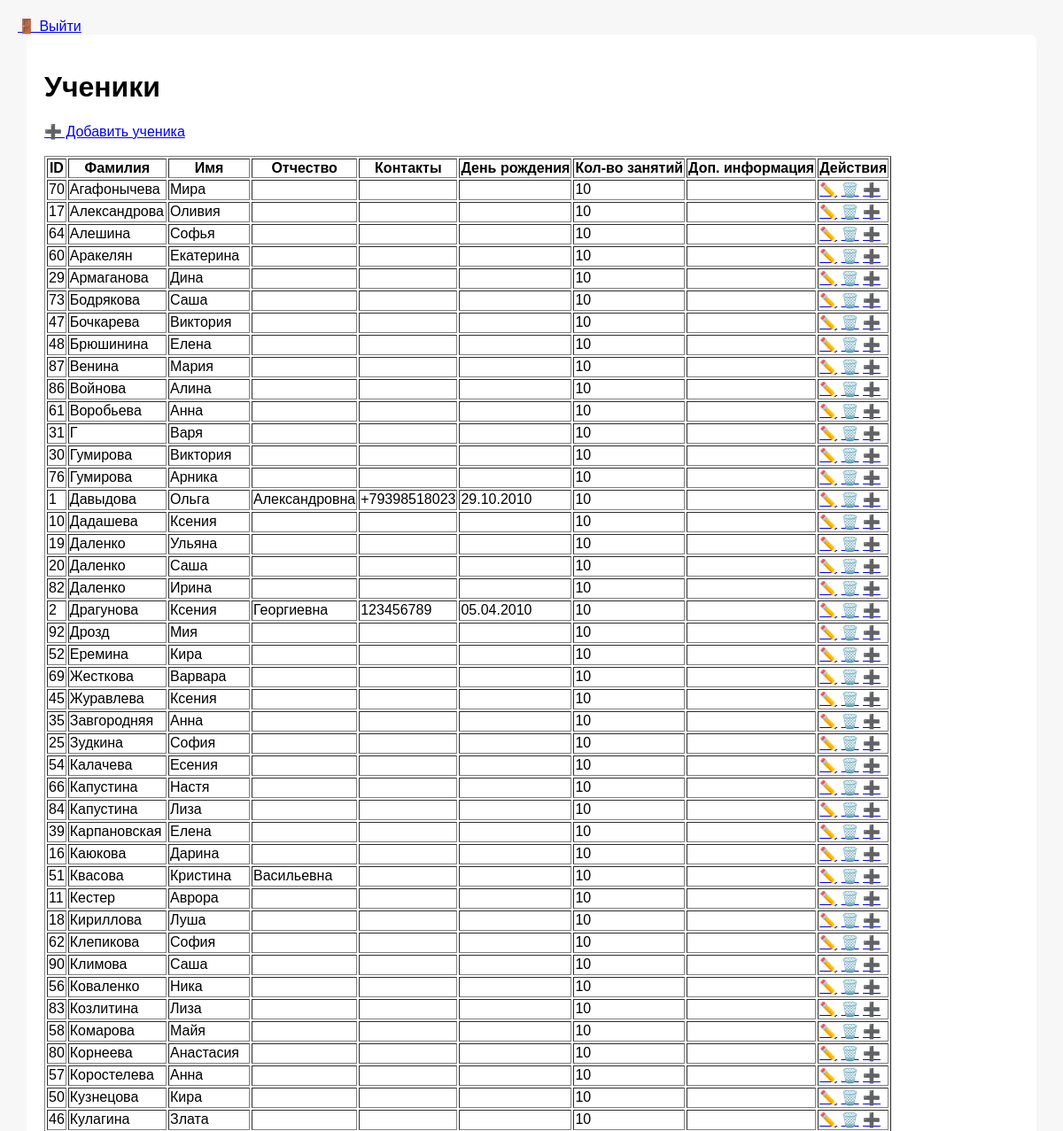
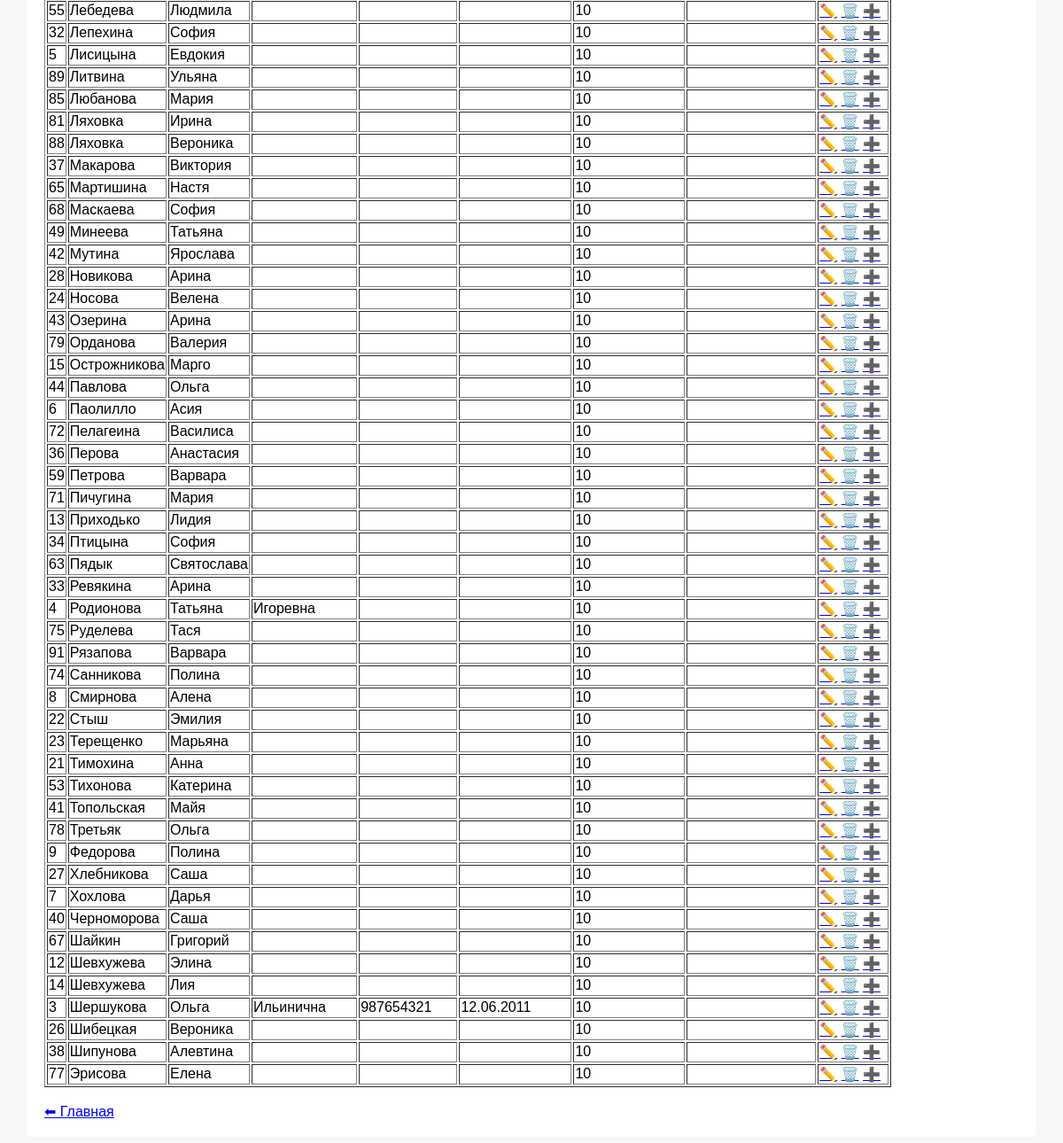
The page /students (signed in) on the database as committed earlier (2 pictures, top to bottom).
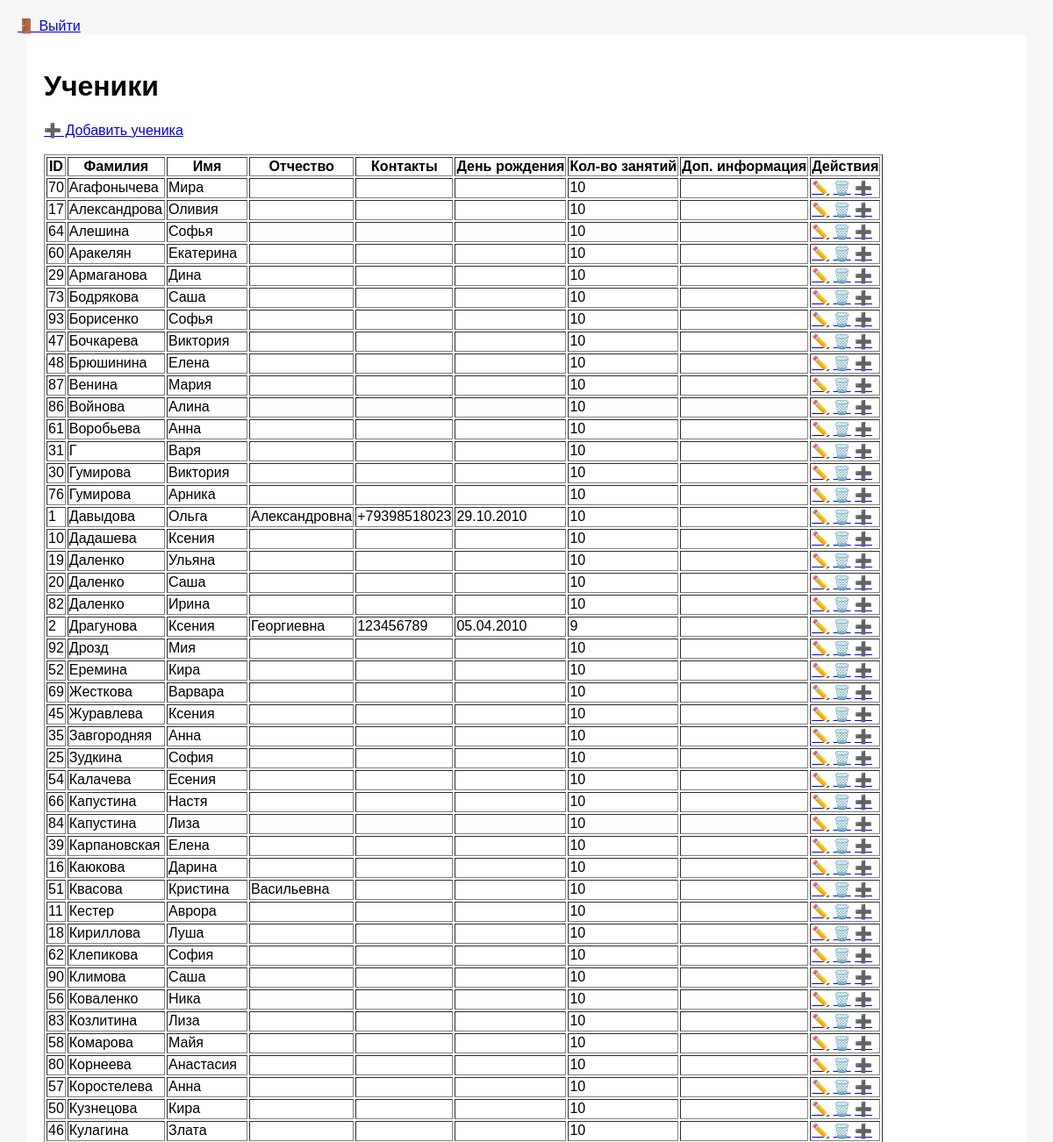
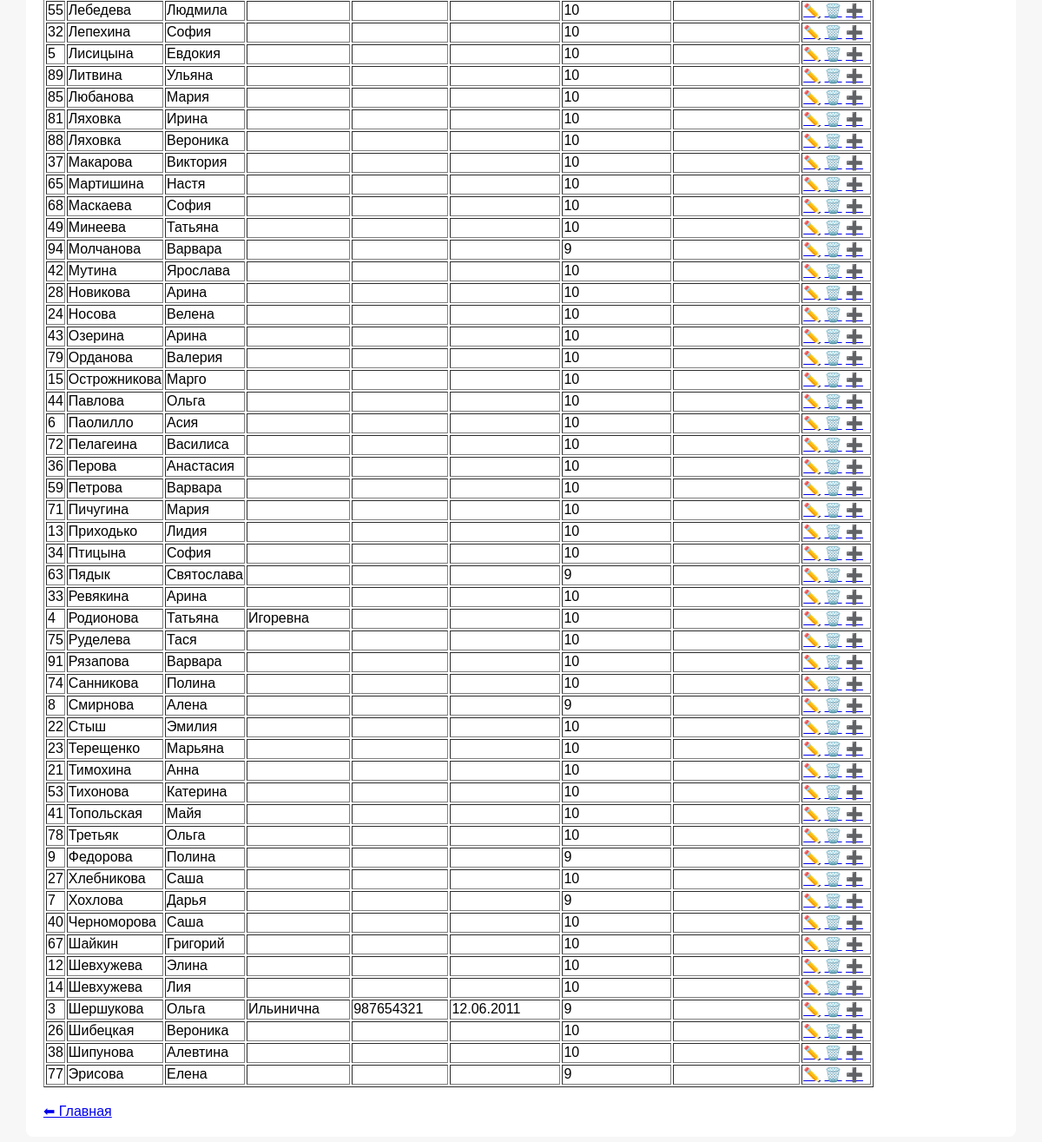
The same page on the database as committed later (2 pictures, top to bottom).
### tables this page shows
CREATE TABLE students
                   (
                       id INTEGER PRIMARY KEY AUTOINCREMENT,
                       first_name TEXT NOT NULL,
                       last_name TEXT NOT NULL,
                       middle_name TEXT,
                       contacts TEXT,
                       birthday TEXT,
                       lessons_count INTEGER,
                       additional_info TEXT,
                       creation_date TEXT
                   );

### app.py (the view)
    def wrapper(*args, **kwargs):
        if "user" not in session:
            return redirect(url_for("login"))
        return fn(*args, **kwargs)

### app.py (called while the page is built)
def login_required(fn):
    def wrapper(*args, **kwargs):
        if "user" not in session:
            return redirect(url_for("login"))
        return fn(*args, **kwargs)
    wrapper.__name__ = fn.__name__
    return wrapper

@app.route("/students")
@login_required
def students():
    students = db.get_all_students()
    return render_template("students.html", students=students)

@app.template_filter("ru_date")
@login_required
def ru_date(value):
    if not value:
        return ""
    for fmt in ("%Y.%m.%d", "%Y-%m-%d"):
        try:
            return datetime.strptime(value, fmt).strftime("%d.%m.%Y")
        except ValueError:
            pass
    return value  # если формат неожиданный

### database.py (called while the page is built)
def get_connection():
    conn = sqlite3.connect(DB_NAME)
    conn.row_factory = sqlite3.Row
    return conn

def get_all_students():
    conn = get_connection()
    students = conn.execute("SELECT * FROM students ORDER BY last_name ASC").fetchall()
    conn.close()
    return students

### templates/students.html (shortened to what this page needs)
{% extends "base.html" %}
{% block content %}
<h1>Ученики</h1>
<a href="{{ url_for('add_student') }}">➕ Добавить ученика</a><br><br>
<table border="1">
    <tr>
        <th>ID</th>
        <th>Фамилия</th>
        <th>Имя</th>
        <th>Отчество</th>
        <th>Контакты</th>
        <th>День рождения</th>
        <th>Кол-во занятий</th>
        <th>Доп. информация</th>
        <th>Действия</th>
    </tr>
    {% for student in students %}
    <tr>
        <td>{{ student.id }}</td>
        <td>{{ student.last_name }}</td>
        <td>{{ student.first_name }}</td>
        <td>{{ student.middle_name }}</td>
        <td>{{ student.contacts }}</td>
        <td>{{ student.birthday | ru_date }}</td>
        <td>{{ student.lessons_count }}</td>
        <td>{{ student.additional_info }}</td>
        <td>
            <a href="{{ url_for('edit_student', student_id=student.id) }}">✏️</a>
            <a href="{{ url_for('delete_student', student_id=student.id) }}">🗑️</a>
            <a href="{{ url_for('buy_cards', student_id=student.id) }}">➕</a>
        </td>
    </tr>
    {% endfor %}
</table>
<br>
<a href="{{ url_for('index') }}">⬅ Главная</a>
{% endblock %}

### templates/base.html (shortened to what this page needs)
<!DOCTYPE html>
<html lang="ru">
<head>
</head>
<body>
<a href="{{ url_for('logout') }}">🚪 Выйти</a>
<div class="container">
    {% block content %}{% endblock %}
</div>
</body>
</html>

### templates/base.html (style rules this page uses)
body { font-family: Arial, sans-serif; margin: 20px; background: #f7f7f7; }
.container { max-width: 1100px; margin: auto; background: #fff; padding: 20px; border-radius: 8px; }

Rows that differ between the two databases and show on the page:
added students: id "93", last_name "Борисенко", first_name "Софья", lessons_count "10"
changed students "Драгунова": lessons_count "10" → "9"
added students: id "94", last_name "Молчанова", first_name "Варвара", lessons_count "9"
changed students "Пядык": lessons_count "10" → "9"
changed students "Смирнова": lessons_count "10" → "9"
changed students "Федорова": lessons_count "10" → "9"
changed students "Хохлова": lessons_count "10" → "9"
changed students "Шершукова": lessons_count "10" → "9"
changed students "Эрисова": lessons_count "10" → "9"
